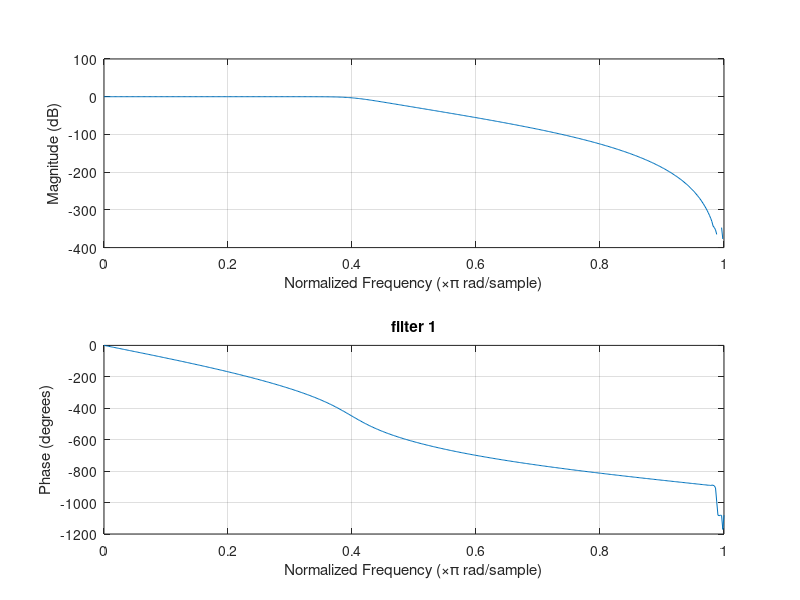
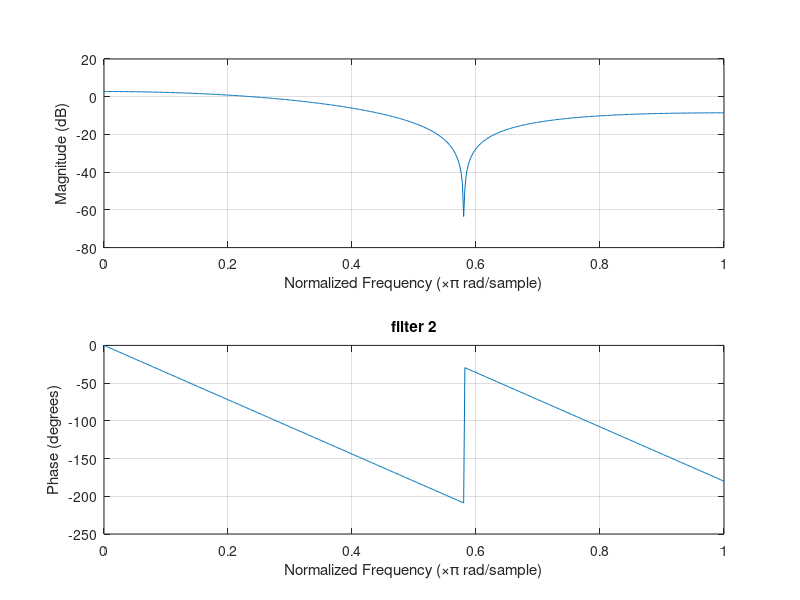
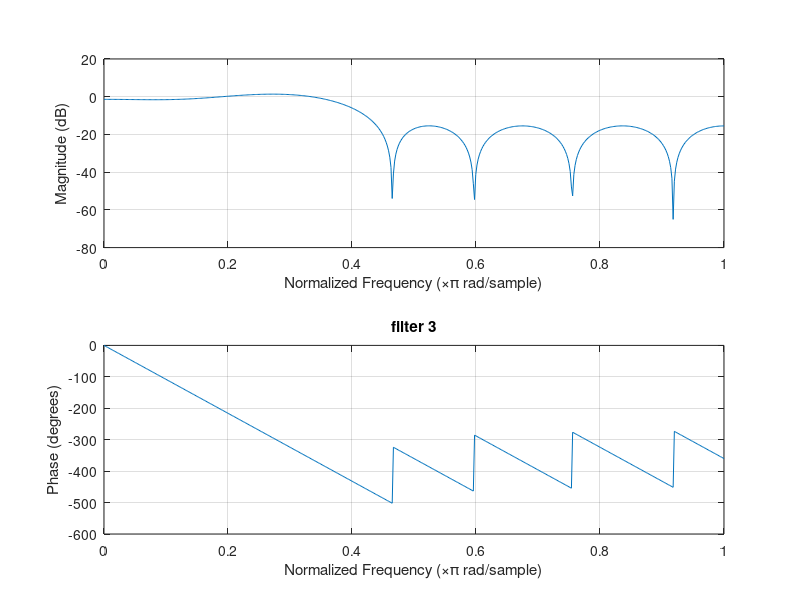

These figures' MATLAB source, in order:
clear;
clc;
wc=0.4;
n1=10;n2=4;n3=12;
[b1,a1]=butter(n1,wc);
a2=1;b2=remez(n2,[0 wc-0.04 wc+0.04 1],[1 1 0 0]);
a3=1;b3=remez(n3,[0 wc-0.04 wc+0.04 1],[1 1 0 0]);
figure; % filter_1
freqz(b1,a1);
title('filter 1');
figure; % filter_2
freqz(b2,a2);
title('filter 2');
figure;% filter_3
freqz(b3,a3);
title('filter 3');